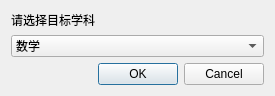
<?xml version="1.0" encoding="UTF-8"?>
<ui version="4.0">
 <class>Dialog</class>
 <widget class="QDialog" name="Dialog">
  <property name="geometry">
   <rect>
    <x>0</x>
    <y>0</y>
    <width>275</width>
    <height>91</height>
   </rect>
  </property>
  <property name="windowTitle">
   <string>选择学科</string>
  </property>
  <layout class="QVBoxLayout" name="verticalLayout">
   <item>
    <widget class="QLabel" name="label">
     <property name="text">
      <string>请选择目标学科</string>
     </property>
    </widget>
   </item>
   <item>
    <widget class="QComboBox" name="comboBox">
     <item>
      <property name="text">
       <string>数学</string>
      </property>
     </item>
     <item>
      <property name="text">
       <string>物理</string>
      </property>
     </item>
     <item>
      <property name="text">
       <string>化学</string>
      </property>
     </item>
     <item>
      <property name="text">
       <string>生物</string>
      </property>
     </item>
    </widget>
   </item>
   <item>
    <widget class="QDialogButtonBox" name="buttonBox">
     <property name="orientation">
      <enum>Qt::Horizontal</enum>
     </property>
     <property name="standardButtons">
      <set>QDialogButtonBox::Cancel|QDialogButtonBox::Ok</set>
     </property>
    </widget>
   </item>
  </layout>
 </widget>
 <resources/>
 <connections>
  <connection>
   <sender>buttonBox</sender>
   <signal>accepted()</signal>
   <receiver>Dialog</receiver>
   <slot>accept()</slot>
   <hints>
    <hint type="sourcelabel">
     <x>248</x>
     <y>254</y>
    </hint>
    <hint type="destinationlabel">
     <x>157</x>
     <y>274</y>
    </hint>
   </hints>
  </connection>
  <connection>
   <sender>buttonBox</sender>
   <signal>rejected()</signal>
   <receiver>Dialog</receiver>
   <slot>reject()</slot>
   <hints>
    <hint type="sourcelabel">
     <x>316</x>
     <y>260</y>
    </hint>
    <hint type="destinationlabel">
     <x>286</x>
     <y>274</y>
    </hint>
   </hints>
  </connection>
 </connections>
</ui>
